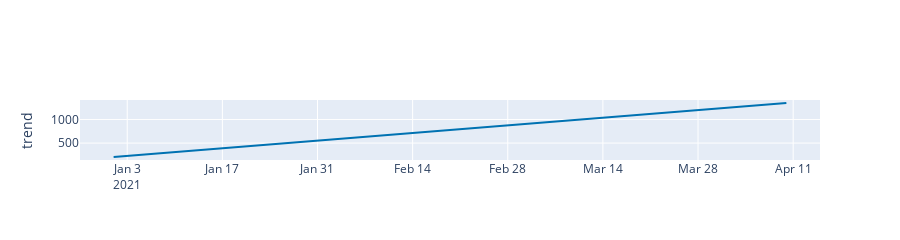

Notebook source saved alongside this figure:
### Code cell
# Step 11: Plot forecast components (trend, seasonality, etc.)
from prophet.plot import plot_components_plotly

fig2 = plot_components_plotly(model, forecast)
fig2.show()
